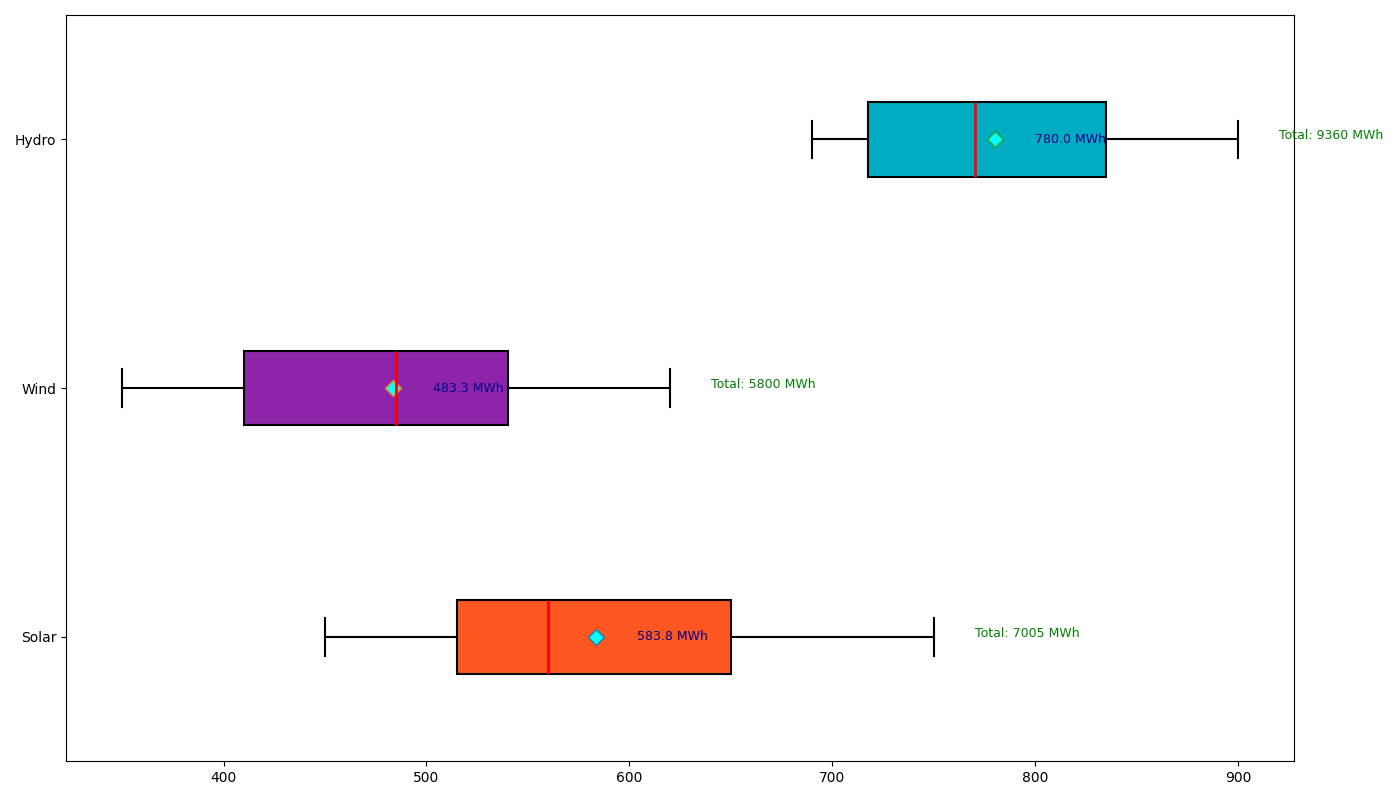

Generate this figure with Python:
import matplotlib.pyplot as plt
import numpy as np

solar = [450, 520, 495, 530, 600, 680, 750, 720, 640, 580, 540, 500]
wind = [350, 380, 410, 480, 520, 570, 620, 590, 530, 490, 450, 410]
hydro = [700, 690, 720, 750, 800, 850, 900, 870, 830, 790, 750, 710]

data = [solar, wind, hydro]
energy_sources = ['Solar', 'Wind', 'Hydro']

fig, ax = plt.subplots(figsize=(14, 8))

bp = ax.boxplot(data, vert=False, patch_artist=True, notch=False, whis=1.5,
                boxprops=dict(facecolor='lightgray', color='black', linewidth=1.5),
                whiskerprops=dict(color='black', linewidth=1.5),
                capprops=dict(color='black', linewidth=1.5),
                medianprops=dict(color='red', linewidth=2),
                flierprops=dict(marker='o', color='black', alpha=0.5))

# New set of colors to replace the original ones.
for patch, color in zip(bp['boxes'], ['#ff5722', '#8e24aa', '#00acc1']):
    patch.set_facecolor(color)

means = [np.mean(source) for source in data]
for mean, y_pos in zip(means, range(1, len(data) + 1)):
    ax.plot(mean, y_pos, 'D', markerfacecolor='cyan', markersize=8)
    ax.annotate(f'{mean:.1f} MWh', xy=(mean, y_pos), xytext=(mean + 20, y_pos),
                verticalalignment='center', fontsize=9, color='darkblue')

ax.set_yticks(np.arange(1, len(energy_sources) + 1))
ax.set_yticklabels(energy_sources, fontsize=10)

for i, source in enumerate(data):
    total_output = sum(source)
    ax.annotate(f'Total: {total_output} MWh', xy=(max(source) + 20, i + 1),
                xytext=(max(source) + 20, i + 1), fontsize=9, color='green')

plt.tight_layout()
plt.show()
